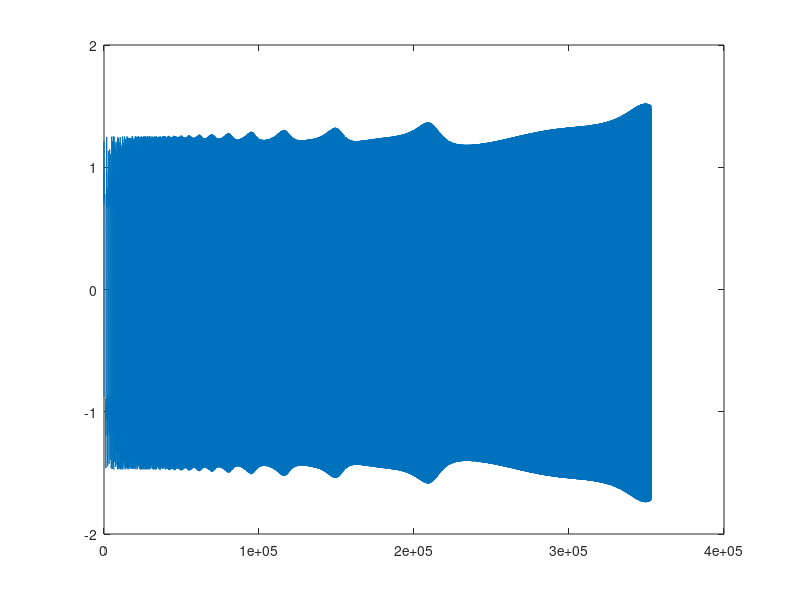

Write the MATLAB code that produced this figure.
scale = 100;

fs = 44100/scale;
ts = 1/fs;
N = 6;
T = 8*scale;
t = (0:T*fs-1)/fs;
f = 5000*(1:length(t))/length(t) + 1;
% f = 3000 + 2500*sin(2*pi*2*t/scale);
% f = 100*ones(size(t));
f = f/scale;

[b, a] = ellip(N, 1, 60, 2*pi*15000/scale, 'low', 's');
% [b, a] = butter(N, 2*pi*fs/2, 'low', 's');

[A,B,C,D] = tf2ss(b, a);

[P, LAMBDA] = eig(A);

C_ = C*P;
B_ = P\B;
lambda = diag(LAMBDA);

y = zeros(size(t));
u = zeros(size(t));
w = zeros(N,1);
wsave = zeros(N, length(t));
Isave = zeros(N, length(t));

pw = 0.5;
t = 0;

c1 = exp(lambda*ts);
c2 = B_./lambda;

tic
for( n = 1:length(y) )
    
    T = 1/f(n);
    
    t0 = t;
    t = t + ts;
    
	if( (t > pw*T) && (t0 < pw*T)  ) % high -> low
        
        I = exp(lambda*(t-t0)) - exp(lambda*(t-pw*T));
                
    elseif( t > T )                % low -> high
        
        t = t-T;
        
        I = exp(lambda*t) - 1;
                
    elseif( t < T*pw )               % high

        I = c1 - 1;
        
    else                            % low

        I = 0;
        
    end;
    
    w = c1.*w + c2.*I;   
   
    out = real(C_*w);
    
    y(n) = out;
    
end;
toc

y = 2*y - 1;

plot(y)



